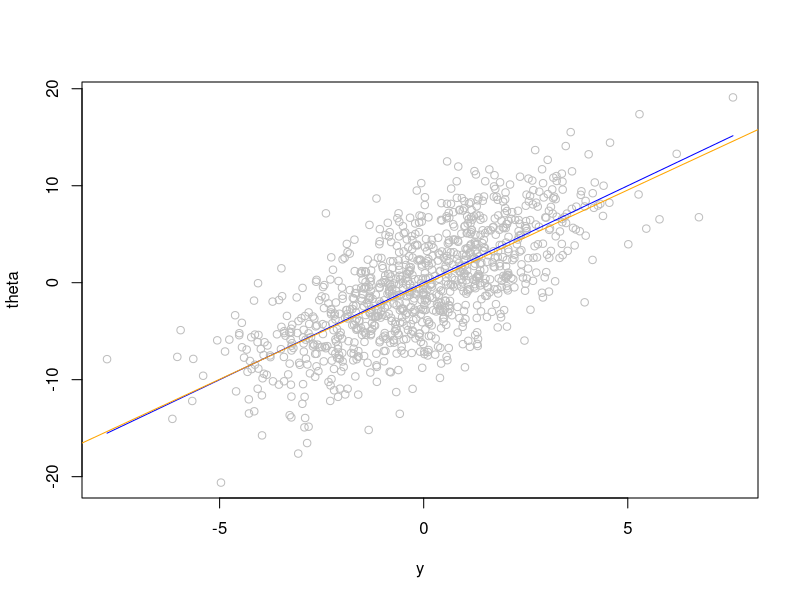
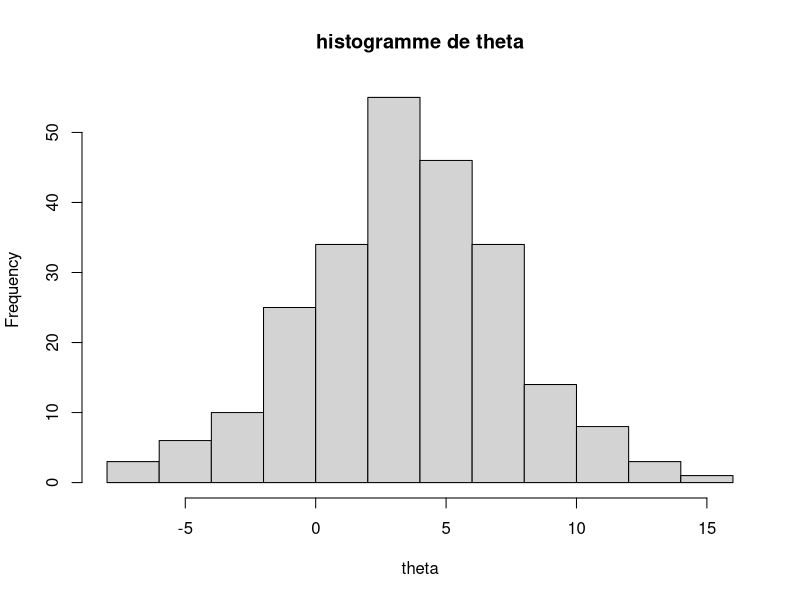
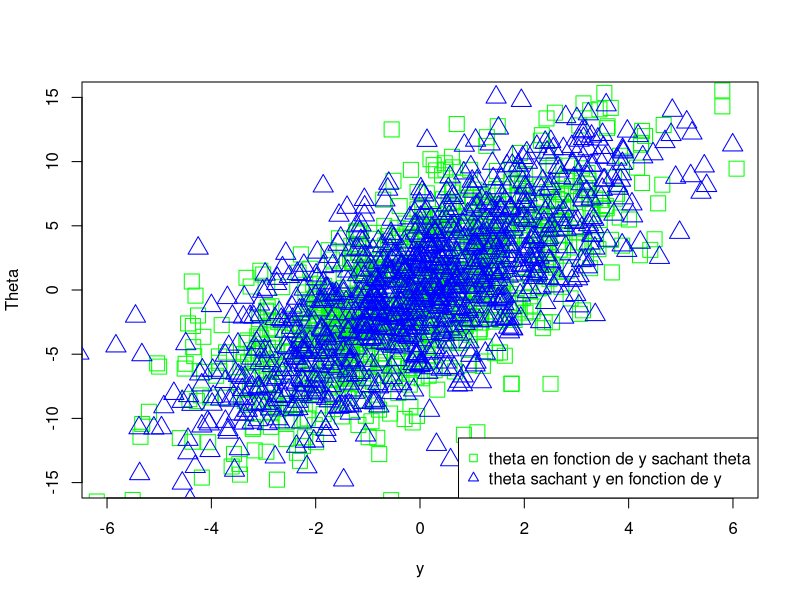

R code for these plots, in order:
## ---- chunk 1
  
taille <- 1000

#On tire les thetas 
theta <- rnorm(taille, 0, 32) #je ne sais pas si il veut la variance ou l'ecart-type

#on tire les y sachant theta

y <- rnorm(taille, theta/4, 2)

## ---- chunk 2
  
taille <- 1000

#On tire les thetas 
theta <- rnorm(taille, 0, sqrt(32)) #je ne sais pas si il veut la variance ou l'ecart-type

#on tire les y sachant theta

y <- rnorm(taille, theta/4, sqrt(2))

#on trace les points
plot(y, theta, col="grey")

#on trace la droite de l'espérance

curve(2*x, add=TRUE, col="blue")

#on trace la droite de la régression linéaire

abline(lm(theta ~ y), col="orange")
## ---- chunk 3
 
taille <- 100000

#On tire les thetas 
theta <- rnorm(taille, 0, sqrt(32)) #je ne sais pas si il veut la variance ou l'ecart-type

#on tire les y sachant theta

y <- rnorm(taille, theta/4, sqrt(2))
ytheta <- data.frame(theta, y)
ytheta = ytheta[ytheta[,2] < 2.01 & ytheta[,2] > 1.99,]


## ---- chunk 4
hist(ytheta[,1], main = 'histogramme de theta', xlab = 'theta')
## ---- chunk 5
taille <- 1000

#On tire les thetas 
theta <- rnorm(taille, 0, sqrt(32)) #je ne sais pas si il veut la variance ou l'ecart-type

#on tire les y sachant theta

y_theta <- rnorm(taille, theta/4, sqrt(2))

#On tire les y
y <- rnorm(taille, 0, sqrt(4)) #je ne sais pas si il veut la variance ou l'ecart-type

#on tire les thetas sachant y

theta_y <- rnorm(taille, 2*y, sqrt(16))


#on trace les deux nuages de points pour les comparer
plot(y_theta,theta,xlab="y",ylab="Theta",col="green",pch=0,xlim=c(-6,6),ylim=c(-15,15),cex=2)

points(y,theta_y,col="blue",pch=2,cex=2)
legend(x="bottomright", legend=c("theta en fonction de y sachant theta","theta sachant y en fonction de y"), col=c("green","blue"), pch=c(0,2))
